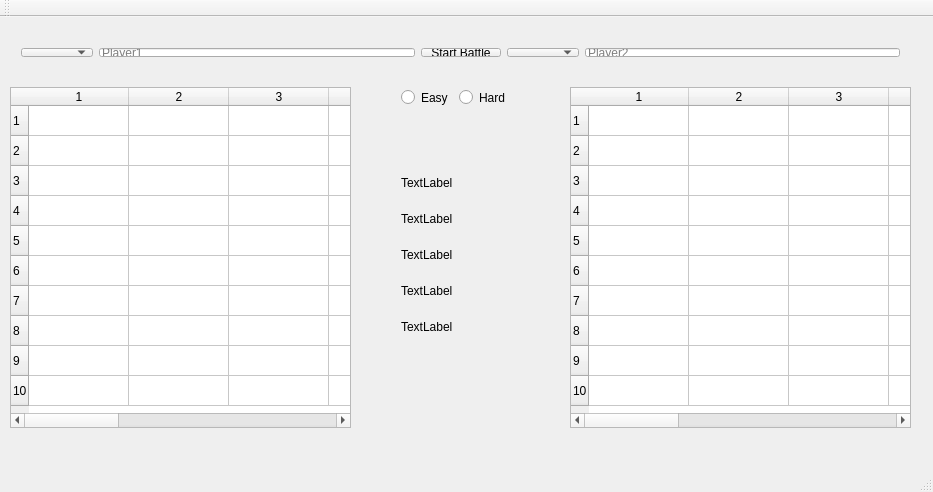
<?xml version="1.0" encoding="UTF-8"?>
<ui version="4.0">
 <class>MainWindow</class>
 <widget class="QMainWindow" name="MainWindow">
  <property name="geometry">
   <rect>
    <x>0</x>
    <y>0</y>
    <width>933</width>
    <height>492</height>
   </rect>
  </property>
  <property name="windowTitle">
   <string>MainWindow</string>
  </property>
  <widget class="QWidget" name="centralWidget">
   <widget class="QWidget" name="horizontalLayoutWidget">
    <property name="geometry">
     <rect>
      <x>10</x>
      <y>20</y>
      <width>901</width>
      <height>31</height>
     </rect>
    </property>
    <layout class="QHBoxLayout" name="horizontalLayout">
     <item>
      <widget class="QComboBox" name="player1Type"/>
     </item>
     <item>
      <widget class="QLineEdit" name="player1NameInput">
       <property name="text">
        <string/>
       </property>
       <property name="placeholderText">
        <string>Player1</string>
       </property>
      </widget>
     </item>
     <item>
      <widget class="QPushButton" name="startBattleBtn">
       <property name="text">
        <string>Start Battle</string>
       </property>
      </widget>
     </item>
     <item>
      <widget class="QComboBox" name="player2Type"/>
     </item>
     <item>
      <widget class="QLineEdit" name="player2NameInput">
       <property name="text">
        <string/>
       </property>
       <property name="placeholderText">
        <string>Player2</string>
       </property>
      </widget>
     </item>
    </layout>
   </widget>
   <widget class="QTableWidget" name="player1Field">
    <property name="geometry">
     <rect>
      <x>10</x>
      <y>70</y>
      <width>341</width>
      <height>341</height>
     </rect>
    </property>
    <property name="horizontalScrollBarPolicy">
     <enum>Qt::ScrollBarAsNeeded</enum>
    </property>
    <property name="sizeAdjustPolicy">
     <enum>QAbstractScrollArea::AdjustIgnored</enum>
    </property>
    <property name="autoScroll">
     <bool>true</bool>
    </property>
    <property name="rowCount">
     <number>10</number>
    </property>
    <property name="columnCount">
     <number>10</number>
    </property>
    <row/>
    <row/>
    <row/>
    <row/>
    <row/>
    <row/>
    <row/>
    <row/>
    <row/>
    <row/>
    <column/>
    <column/>
    <column/>
    <column/>
    <column/>
    <column/>
    <column/>
    <column/>
    <column/>
    <column/>
   </widget>
   <widget class="QTableWidget" name="player2Field">
    <property name="geometry">
     <rect>
      <x>570</x>
      <y>70</y>
      <width>341</width>
      <height>341</height>
     </rect>
    </property>
    <property name="rowCount">
     <number>10</number>
    </property>
    <property name="columnCount">
     <number>10</number>
    </property>
    <row/>
    <row/>
    <row/>
    <row/>
    <row/>
    <row/>
    <row/>
    <row/>
    <row/>
    <row/>
    <column/>
    <column/>
    <column/>
    <column/>
    <column/>
    <column/>
    <column/>
    <column/>
    <column/>
    <column/>
   </widget>
   <widget class="QWidget" name="verticalLayoutWidget">
    <property name="geometry">
     <rect>
      <x>390</x>
      <y>140</y>
      <width>141</width>
      <height>201</height>
     </rect>
    </property>
    <layout class="QVBoxLayout" name="verticalLayout">
     <item>
      <widget class="QLabel" name="ship1">
       <property name="maximumSize">
        <size>
         <width>60</width>
         <height>30</height>
        </size>
       </property>
       <property name="text">
        <string>TextLabel</string>
       </property>
      </widget>
     </item>
     <item>
      <widget class="QLabel" name="ship2">
       <property name="maximumSize">
        <size>
         <width>90</width>
         <height>30</height>
        </size>
       </property>
       <property name="text">
        <string>TextLabel</string>
       </property>
      </widget>
     </item>
     <item>
      <widget class="QLabel" name="ship3">
       <property name="maximumSize">
        <size>
         <width>90</width>
         <height>30</height>
        </size>
       </property>
       <property name="text">
        <string>TextLabel</string>
       </property>
      </widget>
     </item>
     <item>
      <widget class="QLabel" name="ship4">
       <property name="maximumSize">
        <size>
         <width>120</width>
         <height>30</height>
        </size>
       </property>
       <property name="text">
        <string>TextLabel</string>
       </property>
      </widget>
     </item>
     <item>
      <widget class="QLabel" name="ship5">
       <property name="maximumSize">
        <size>
         <width>150</width>
         <height>30</height>
        </size>
       </property>
       <property name="text">
        <string>TextLabel</string>
       </property>
      </widget>
     </item>
    </layout>
   </widget>
   <widget class="QWidget" name="horizontalLayoutWidget_2">
    <property name="geometry">
     <rect>
      <x>390</x>
      <y>60</y>
      <width>131</width>
      <height>41</height>
     </rect>
    </property>
    <layout class="QHBoxLayout" name="gameDifficulty">
     <item>
      <widget class="QRadioButton" name="radioButtonEasy">
       <property name="text">
        <string>Easy</string>
       </property>
      </widget>
     </item>
     <item>
      <widget class="QRadioButton" name="radioButtonHard">
       <property name="enabled">
        <bool>true</bool>
       </property>
       <property name="sizePolicy">
        <sizepolicy hsizetype="Minimum" vsizetype="Fixed">
         <horstretch>0</horstretch>
         <verstretch>0</verstretch>
        </sizepolicy>
       </property>
       <property name="text">
        <string>Hard</string>
       </property>
      </widget>
     </item>
    </layout>
   </widget>
  </widget>
  <widget class="QMenuBar" name="menuBar">
   <property name="geometry">
    <rect>
     <x>0</x>
     <y>0</y>
     <width>933</width>
     <height>25</height>
    </rect>
   </property>
  </widget>
  <widget class="QToolBar" name="mainToolBar">
   <attribute name="toolBarArea">
    <enum>TopToolBarArea</enum>
   </attribute>
   <attribute name="toolBarBreak">
    <bool>false</bool>
   </attribute>
  </widget>
  <widget class="QStatusBar" name="statusBar"/>
 </widget>
 <layoutdefault spacing="6" margin="11"/>
 <resources/>
 <connections/>
</ui>
